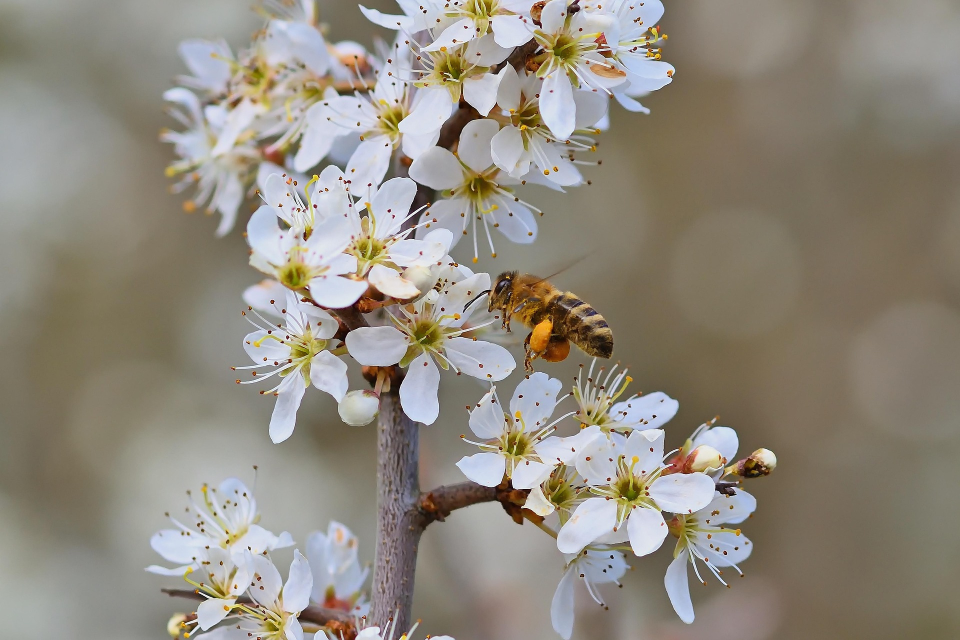
#> input picture Datasets/Images/bee.png, 1920 x 1280 px, found by its file name (shown at 1/2 size)
$ python Basic_operations_in_CV.py
#> lines starting #> are read from the running program, lines starting #| are printed output that depends on the picture; after the words box and inside, x2 and y2 are one past the last pixel; in counts of white or black regions, pixels touching at a corner belong together
'''
Note:
Ảnh sẽ có 3 kênh: red, green, blue
Chiều của ảnh sẽ được viết dưới dạng (h,w,c) ví dụ (1100,150,3)
    - h (height): là chiều cao của ảnh.
    - w (width): là chiều rộng của ảnh.
    - c (channels): số kênh màu.
Khoảng biến giá trị  của 1px = [0,255]
'''


'''
======================================================================
CÁC DẠNG INPUT ĐẦU VÀO:
======================================================================
'''

import os
import cv2
import numpy as np

# [46 lines of commented-out code are left out]


'''
======================================================================
Basic operations (CÁC THAO TÁC CƠ BẢN)
======================================================================
'''
# [21 lines of commented-out code are left out]


'''
======================================================================
Colorspaces (không gian màu)
======================================================================
'''


# [9 lines of commented-out code are left out]


'''
======================================================================
Blurring (làm mờ hình ảnh)
======================================================================
'''
# [12 lines of commented-out code are left out]


'''
======================================================================
Threshold (Phân loại điểm sáng)
======================================================================
'''

# img_path = os.path.join("Datasets", "Images", "earth.jpg")
# img = cv2.imread(img_path)

# img_gray = cv2.cvtColor(img,cv2.COLOR_BGR2GRAY)

# ret, thresh = cv2.threshold(img_gray, 50, 255, cv2.THRESH_BINARY) # phương pháp 1
#     # 50 là giá trị ngưỡng
#     # các giá trị trên 50 giá trị chuyển đổi thành 255
#     # phân ngưỡng nhị phân.
# # thresh = cv2.blur(thresh,(20,20)) # kết hợp với nhiều phương pháp để cải thiện kể quả
# adaptivethresh = cv2.adaptiveThreshold(img_gray,255,cv2.ADAPTIVE_THRESH_GAUSSIAN_C,cv2.THRESH_BINARY,21,30)
#     # img_gray: ảnh đầu vào (ảnh mức xám).
#     # 255: giá trị tối đa sau khi phân ngưỡng (thường là 255 cho ảnh trắng).
#     # cv2.ADAPTIVE_THRESH_GAUSSIAN_C: cách tính ngưỡng. Ở đây dùng Gaussian-weighted sum của vùng lân cận rồi trừ đi hằng số C.
#     # cv2.THRESH_BINARY: kiểu phân ngưỡng nhị phân (pixel > ngưỡng → 255, ngược lại → 0).
#     # 21: kích thước khối (block size). Mỗi vùng 21×21 pixel sẽ được tính ngưỡng riêng.
#     # 30: hằng số C. Giá trị ngưỡng tính được sẽ bị trừ đi 30 để điều chỉnh.

# cv2.imshow('img_gray', img_gray)
# cv2.imshow('thresh', thresh)
# cv2.imshow('adaptivethresh', adaptivethresh)

# cv2.waitKey(0)

'''
======================================================================
Edge detection (Đường viền)
======================================================================
'''
# [12 lines of commented-out code are left out]

'''
======================================================================
DRAWING
======================================================================
'''

# [14 lines of commented-out code are left out]

'''
======================================================================
Contours
======================================================================
'''


img_path = os.path.join("Datasets", "Images", "bee.png")
img = cv2.imread(img_path)
#> img is the input picture: shape (1280, 1920, 3); mean B, G, R 126.7, 138.1, 144.7
img_gray = cv2.cvtColor(img,cv2.COLOR_BGR2GRAY)
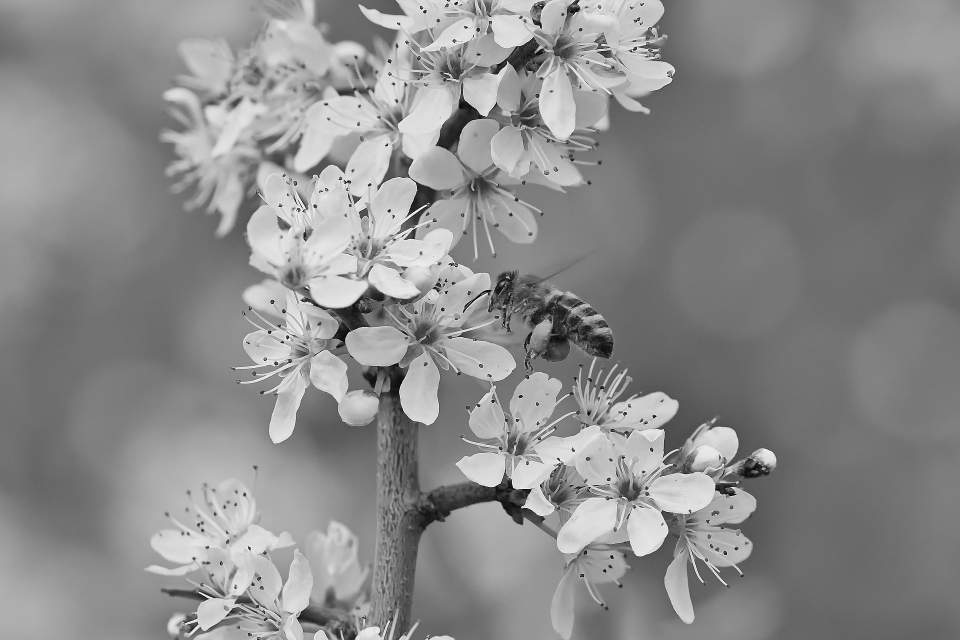
#> img_gray: shape (1280, 1920) (shown at 1/2 size); min 0, max 255, mean 138.8

ret, thresh = cv2.threshold(img_gray,127,255,cv2.THRESH_BINARY_INV)
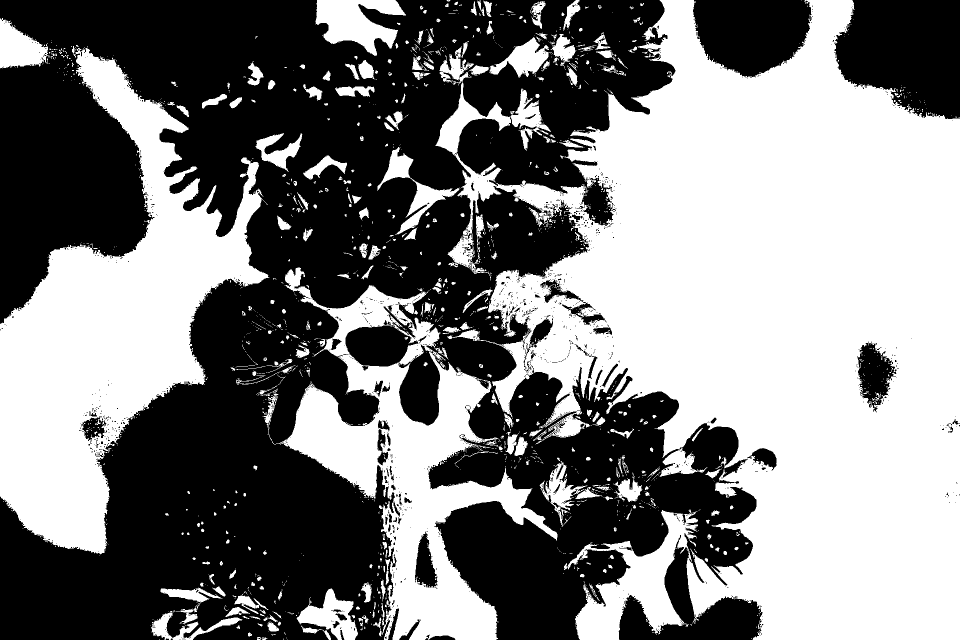
#> thresh: shape (1280, 1920) (shown at 1/2 size); 49.8% white; 1725 white regions (1343 under 20 px)
contour, hierarchy = cv2.findContours(thresh,cv2.RETR_TREE,cv2.CHAIN_APPROX_SIMPLE)
#> contour = 4322 contours, 3895 with area under 20; largest, box (x1, y1, x2, y2) and area: (871, 0, 1920, 1280) 800264, (0, 96, 539, 1109) 218679, (525, 535, 1115, 1280) 146030, (630, 0, 812, 112) 11284, (796, 688, 881, 852) 9217

for cnt in contour:
    if cv2.contourArea(cnt) > 350:
        # cv2.drawContours(img,cnt,-1,(0,255,0),3)
        x1,y1,w,h = cv2.boundingRect(cnt)
        cv2.rectangle(img,(x1,y1),(x1 + w, y1 + h),(0,255,0),2)
#> this loop made 4322 passes
#> (x1, y1, w, h) on passes 57, 82, 113, 123, 153, 169, 185, 208, 434, 471, 520, 667: (344, 1235, 141, 45), (302, 1225, 43, 55), (451, 1214, 49, 20), (352, 1206, 49, 42), (469, 1188, 68, 40), (593, 1177, 123, 103), (321, 1175, 124, 30), (722, 1164, 21, 41), (1150, 974, 55, 24), (1226, 953, 59, 51), (1079, 925, 96, 129), (1029, 873, 27, 39)
#> cnt on passes 1 to 6: [[574, 1279]], [[319, 1278], [319, 1279]], [[573, 1277]], [[566, 1277], [567, 1278], [567, 1279], [567, 1278]], [[1503, 1276], [1503, 1277]], [[572, 1275]]
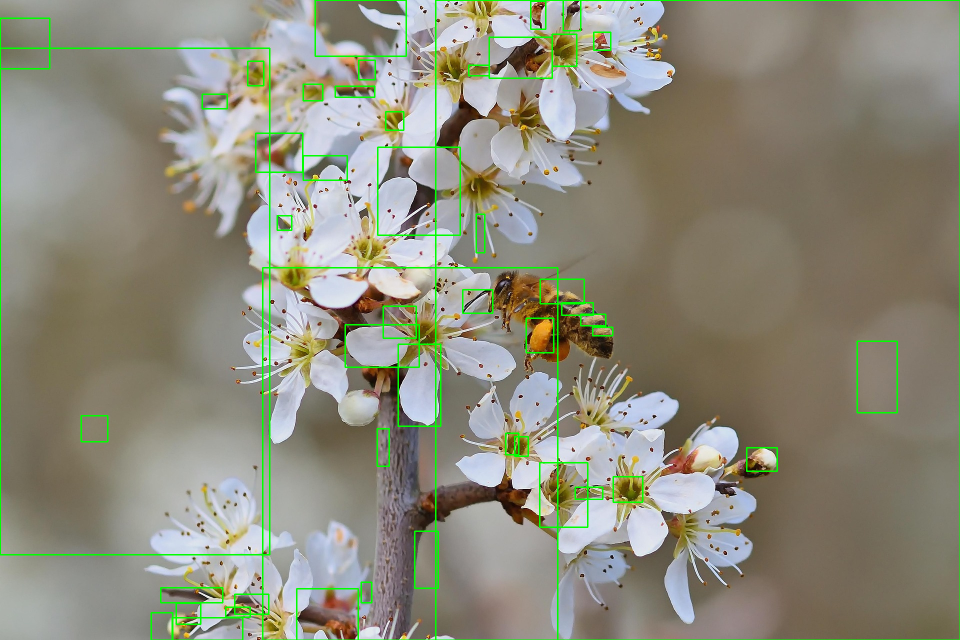
#> img: shape (1280, 1920, 3) (shown at 1/2 size); 2.27% of pixels changed, all inside (x1, y1, x2, y2) = (0, 0, 1920, 1280)
cv2.imshow('img', img)
cv2.imshow('thresh', thresh)
cv2.waitKey(0)
